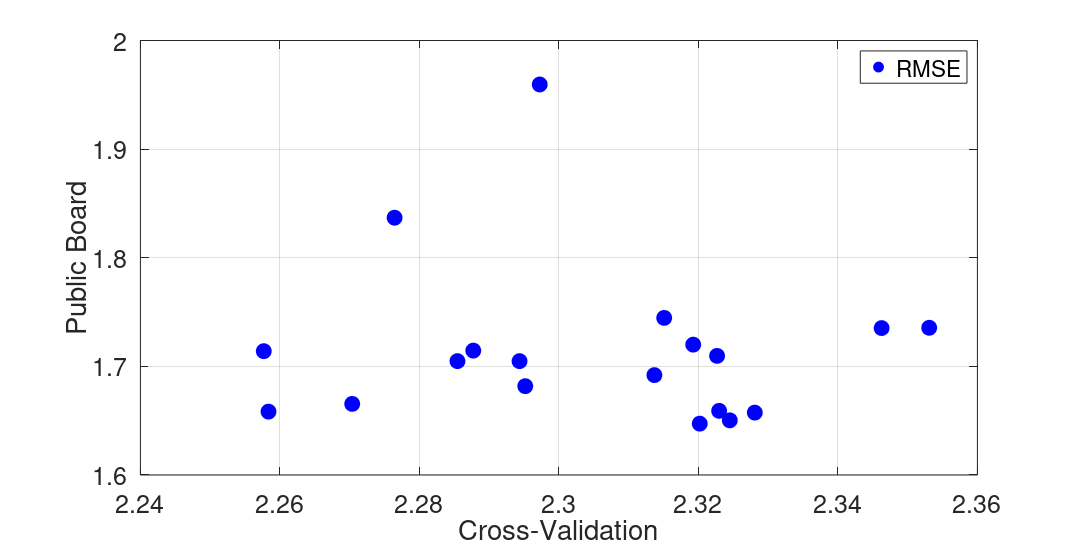

Write the MATLAB code that produced this figure.
% #!/usr/bin/env octave -qf
% figure('visible','off');

f = figure;

s = load('scores.txt');
s = s / 1e6;
plot(s(:,1), s(:,2), 'bo', 'MarkerSize', 12, 'MarkerFaceColor', 'b');

grid on;

% title('RMSE / 10^6 ', 'FontSize', 20, 'FontWeight', 'bold', 'FontName', 'Helvetica');
xlabel('Cross-Validation', 'FontSize', 20, 'FontName', 'Helvetica');
ylabel('Public Board', 'FontSize', 20, 'FontName', 'Helvetica');

h = legend('RMSE');

set(h, 'FontSize', 20, 'FontName', 'Helvetica');

ylim([1.6 2.0])

set(gca, 'FontSize', 20, 'FontName', 'Helvetica');

set(gcf,'paperposition',[0,0,8*1.5,4.0*1.5])

print('-depsc', '../figs/cv_pb_scores.eps');

corrcoef(s(:,1), s(:,2))

close(f);
